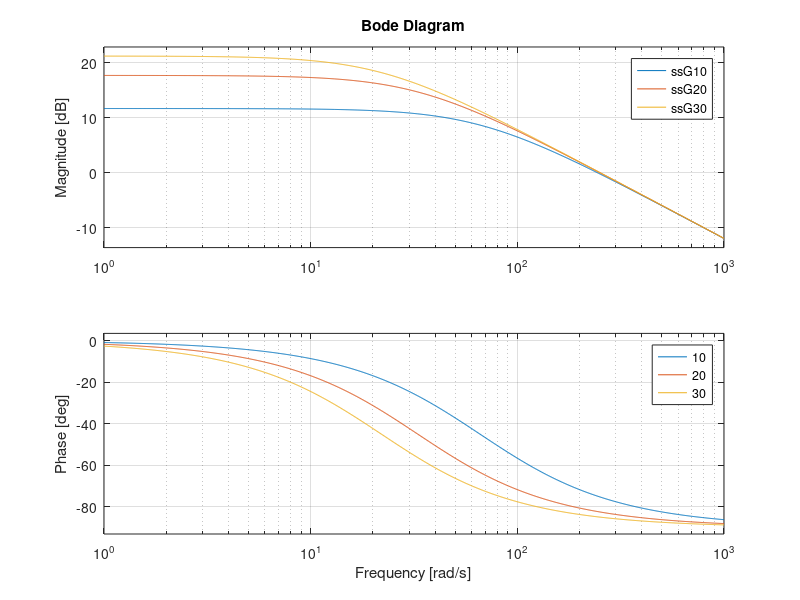

Recreate this plot in MATLAB.
%%%%%%%%%%%%%%%%%%%%%%%%%%%%%%%%%%%%%%%%%%%%%%%%%%%%%%%%%%%%%%%
% Problem 1

%constants
m=2e3;
c=40;
I=2e3;
vx=20;
Lf=1.2;
Lr=1.4;

Cf=Lr/(Lr+Lf)*c*m*9.81;
Cr=Lf/(Lr+Lf)*c*m*9.81;


% From slide 12 on first lecture

A=[-(Cf+Cr)/m/vx (-Cf*Lf+Cr*Lr)/m/vx-vx; ...
    (-Cf*Lf+Cr*Lr)/I/vx, -(Cf*Lf^2+Cr*Lr^2)/I/vx]
B=[Cf/m;Cf*Lf/I]

C=[0 1] % The second state is the yaw rate
D=0;

% Form a state space object
ssG=ss(A,B,C,D);

% convert to trasfer function

G=tf(ssG)



%%%%%%%%%%%%%%%%%%%%%%%%%%%%%%%%%%%%%%%%%%%%%%%%%%%%%%%%%
% Problem 3

bode(G)


%%%%%%%%%%%%%%%%%%%%%%%%%%%%%%%%%%%%%%%%%%%%%%%%%%%%%%%%%
% Problem 4

vx=20;
A=[-(Cf+Cr)/m/vx (-Cf*Lf+Cr*Lr)/m/vx-vx; ...
    (-Cf*Lf+Cr*Lr)/I/vx, -(Cf*Lf^2+Cr*Lr^2)/I/vx];
eig(A)
% Form a state space object
ssG20=ss(A,B,C,D);

vx=10;
A=[-(Cf+Cr)/m/vx (-Cf*Lf+Cr*Lr)/m/vx-vx; ...
    (-Cf*Lf+Cr*Lr)/I/vx, -(Cf*Lf^2+Cr*Lr^2)/I/vx];
eig(A)
% Form a state space object
ssG10=ss(A,B,C,D);

vx=30;
A=[-(Cf+Cr)/m/vx (-Cf*Lf+Cr*Lr)/m/vx-vx; ...
    (-Cf*Lf+Cr*Lr)/I/vx, -(Cf*Lf^2+Cr*Lr^2)/I/vx];
eig(A)
% Form a state space object
ssG30=ss(A,B,C,D);


bode(ssG10,ssG20,ssG30)
legend('10','20','30')